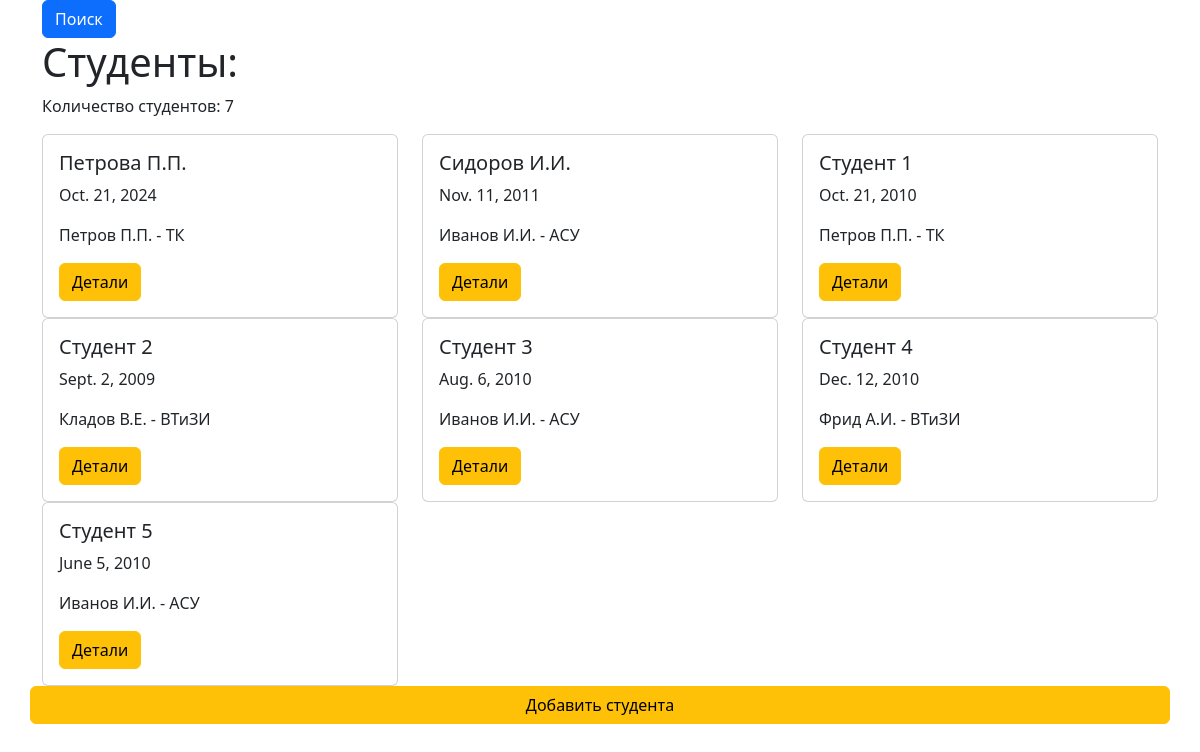
Page /student_list/ on the earlier database version.
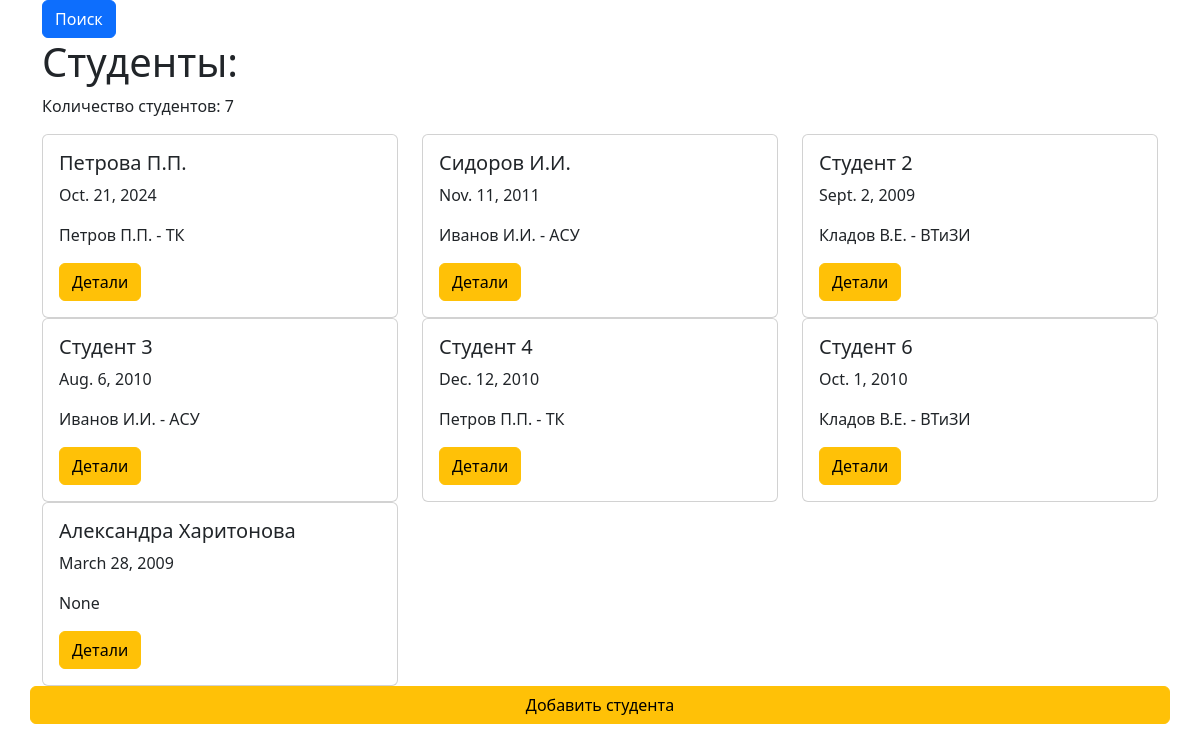
Same page on the later database version.
### student/models.py (models this page shows, shortened)
class Student(models.Model):
    full_name=models.CharField(verbose_name="ФИО",max_length=255)
    date_of_birth=models.DateField(verbose_name="Дата рождения")
    curator=models.ForeignKey(
        'Curator',
        verbose_name="ФИО",
        blank=True,
        null=True,
        on_delete=models.CASCADE,
    )
    class Mets:
        verbose_name="Студент",
        verbose_name_plural="Студенты"
        ordering=['full_name']

class Curator(models.Model):
    full_name = models.CharField(verbose_name="ФИО", max_length=255)
    department = models.CharField(verbose_name="Кафедра", max_length=255)
    class Mets:
        verbose_name="Куратор",
        verbose_name_plural="Кураторы"
        ordering=['full_name']
    def __str__(self):
        return f"{self.full_name} - {self.department}"

### student/views.py (the view)
# urls.py: path('student_list/',views.StudentList.as_view(),name='student_list'),
class StudentList(ListView):
    template_name = 'student/student_list.html'
    model = Student
    context_object_name = 'students'

### templates/student/student_list.html (shortened to what this page needs)
{% extends 'base.html'%}
{% block sidebar %}
  <div class="col-md-3">
    <div class="card-body">
      <form method="get">
        <button type="submit" class="btn btn-primary"> Поиск</button>
      </form>
    </div>
  </div>
{% endblock %}
{% block content %}
  <h1>Студенты:</h1>
    <div class="row">
      {% if students %}
        <p>Количество студентов: {{ students|length }}</p>
      {% else %}
        <p>Студенты отсутствуют.</p>
      {% endif %}
      {% for student in students %}
      <div class="col-md-4 nt-4">
        <div class="card n-100">
          <div class="card-body">
            <h5 class="card-title">{{student.full_name}}</h5>
            <p class="card-text">{{student.date_of_birth}}</p>
            <p class="card-text">{{student.curator}}</p>
            <a href="{%url 'student_detail' student.pk%}" class="btn btn-warning"> Детали</a>
          </div>
        </div>
      </div>
      {% endfor %}
      <a href="{% url 'student_create' %}" class="btn btn-warning">Добавить студента</a>
    </div>
{% endblock %}

### templates/base.html (shortened to what this page needs)
<!DOCTYPE html>
<html lang="en">
<head>
    {% load django_bootstrap5 %}
    {% bootstrap_css %}
</head>
<body>
    <div class=container nt-5 mb-5>
        {%block sidebar%} {%endblock%}
        {% block content %}
        {% endblock %}
    </div>
</body>
</html>

Differences in the rows shown:
removed Student: full_name "Студент 1", date_of_birth "Oct. 21, 2010", curator "Петров П.П. - ТК"
removed Student: full_name "Студент 5", date_of_birth "June 5, 2010", curator "Иванов И.И. - АСУ"
changed Student "Студент 4": curator "Фрид А.И. - ВТиЗИ" → "Петров П.П. - ТК"
added Student: full_name "Студент 6", date_of_birth "Oct. 1, 2010", curator "Кладов В.Е. - ВТиЗИ"
added Student: full_name "Александра Харитонова", date_of_birth "March 28, 2009", curator "None"
